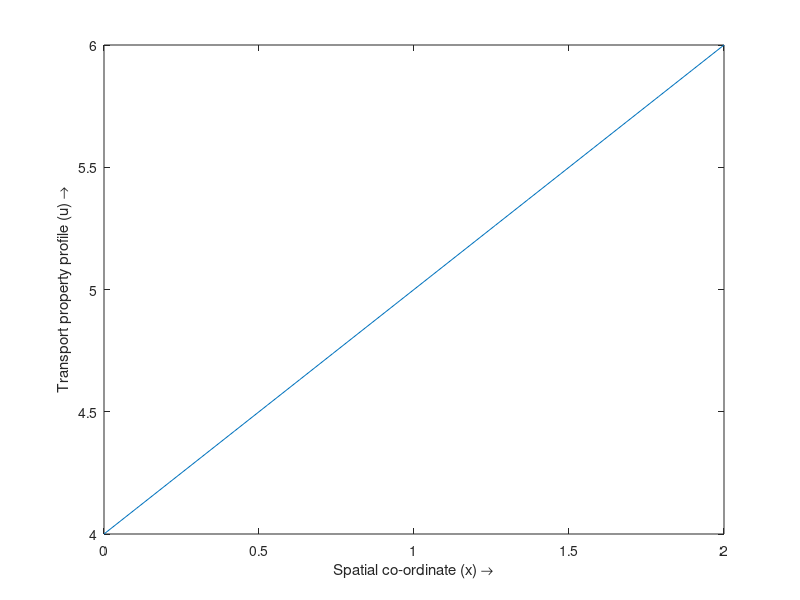

Recreate this plot in MATLAB. (Note: this script raises an error after producing the figure.)
clear;
nx=20;             
nt=50;            
dt=0.01;            
dx=2/(nx-1);     
x=0:dx:2;           
u=zeros(1,nx);      
un=zeros(1,nx);     
vis=0.1;            
ip=zeros(1,nx);     
im=zeros(1,nx);    
phi=zeros(1,nx);   
dphi=zeros(1,nx); 

for i=1:nx
    ip(i)=i+1;
    im(i)=i-1;
    phi(i)=exp(-0.25*(x(i)^2)/vis)+exp(-0.25*(((2*pi)-x(i))^2)/vis);
    dphi(i)=(-0.5*x(i)/vis)*exp(-0.25*(x(i)^2)/vis)+(0.5*((2*pi)-x(i))/vis)*exp(-0.25*(((2*pi)-x(i))^2)/vis);
end
ip(nx)=1;
im(1)=nx;

for i=1:nx
    u(i)=(-2*vis*(dphi(i)/phi(i)))+4;
end

for it=0:nt
    un=u;
    h=plot(x,u);       
    axis([0 2 4 6])
    xlabel('Spatial co-ordinate (x) \rightarrow')
    ylabel('Transport property profile (u) \rightarrow')
    drawnow;
    refreshdata(h)
    
    for i=1:nx
        u(i)=un(i)-(un(i)*dt*(un(i)-un(im(i)))/dx)+(vis*dt*(un(ip(i))-2*un(i)+un(im(i)))/(dx*dx));
        if (x(i)==2*pi)   
            u(x(i))=u(1);
        end
    end
end
